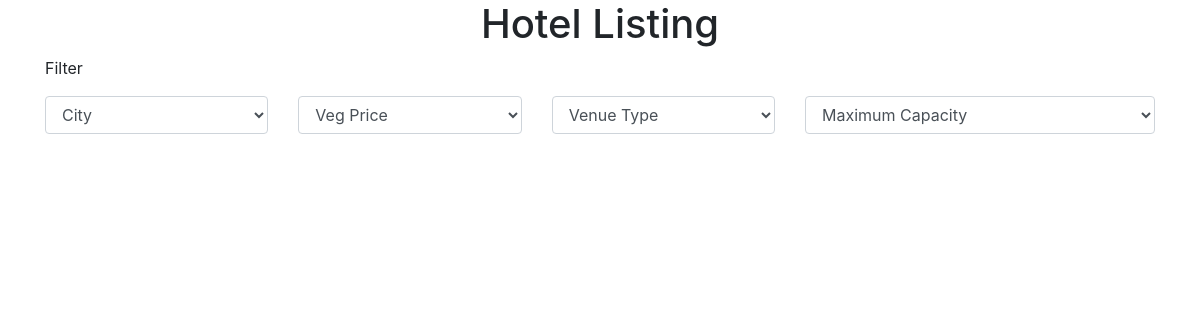
The app's page /hotels/listing/1/, older data.
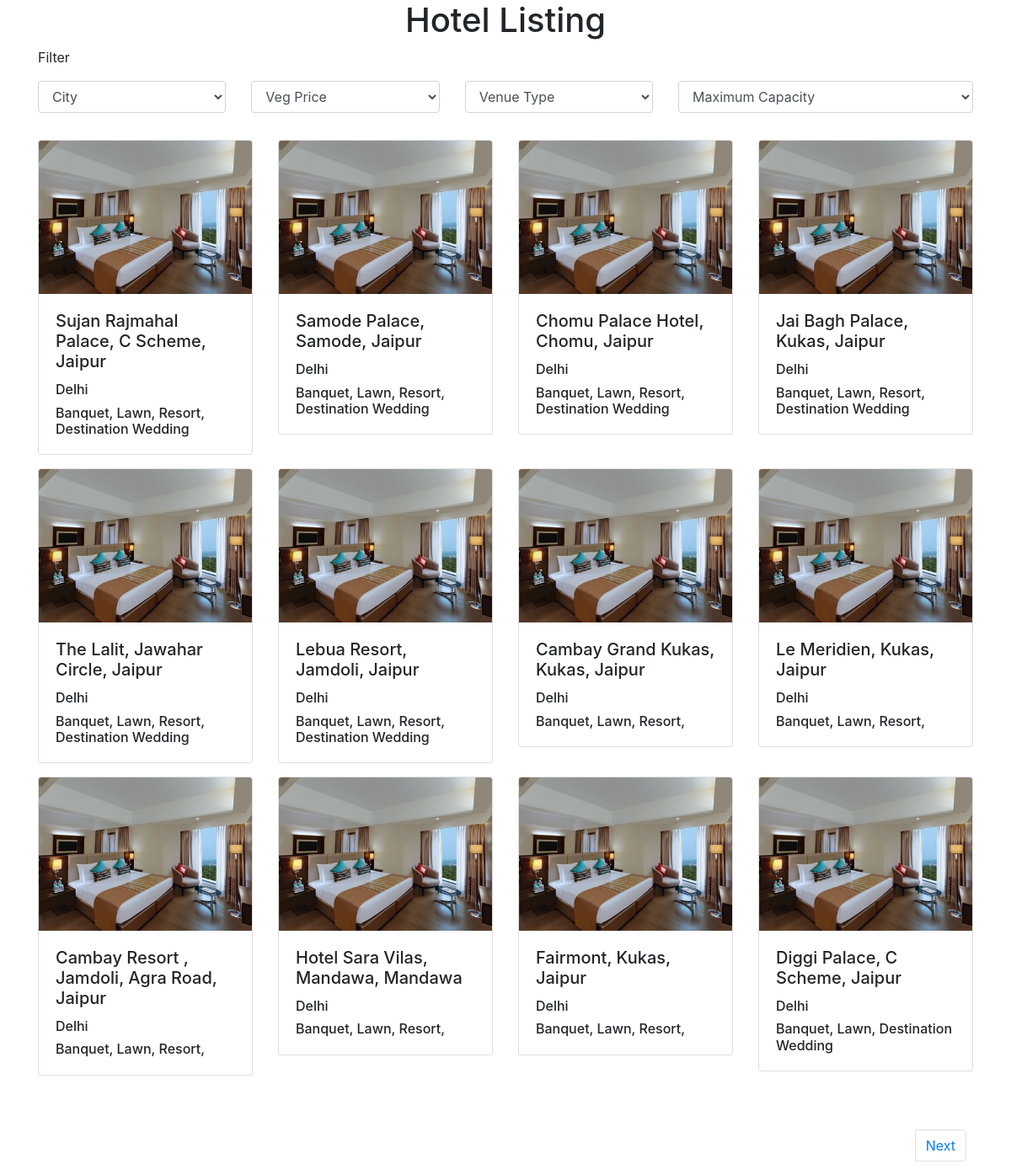
The same page, newer data.
### hotel/models.py (models this page shows)
class Vendor(models.Model):
    name = models.CharField(max_length=200)
    city = models.CharField(max_length=100)
    venue_type = models.CharField(max_length=200)
    veg_price = models.FloatField(max_length=10, default=0, null=True)
    max_capacity = models.IntegerField(default=0, null=True)

### hotel/views.py (the view)
# urls.py: path('listing/<int:page>/', views.listing, name='listing')
def listing(request, page):
    hotels = Vendor.objects.all()
    paginator = Paginator(hotels, 12)
    pageObject = paginator.get_page(page)
    return render(request, 'hotels/listing.html', {"pageObjects": pageObject})

### templates/hotels/listing.html (shortened to what this page needs)
{% extends 'base.html' %}
{% load static %}
{% block 'style' %}
    <link href={% static 'hotels/css/style.css' %} rel="stylesheet" type="text/css">
{% endblock %}
{% block 'content' %}
    <h1 class="pg_heading">Hotel Listing</h1>
    <div class="container">
        <div class="form-group pb-2">
            <label>Filter</label>
            <div class="row">
                <div class="col-sm-12 col-lg py-2">
                    <select id="inputState" class="form-control">
                        <option selected disabled>City</option>
                    </select>
                </div>
                <div class="col-sm-12 col-lg py-2">
                    <select id="inputState" class="form-control">
                        <option selected disabled>Veg Price</option>
                    </select>
                </div>
                <div class="col-sm-12 col-lg py-2">
                    <select id="inputState" class="form-control">
                        <option selected disabled>Venue Type</option>
                    </select>
                </div>
                <div class="col-sm-12 col-lg-4 py-2">
                    <select id="inputState" class="form-control">
                        <option selected disabled>Maximum Capacity</option>
                    </select>
                </div>
            </div>
        </div>
        <div class="row">
        {% for hotel in pageObjects %}
            <div class="col-sm-12 col-md-4 col-lg-3 pb-3">
                <div class="card">
                    <img src={% static 'images/hotel-temp.jpg' %} class="card-img-top" alt="...">
                    <div class="card-body">
                        <h5 class="card-title">{{ hotel.name }}</h5>
                        <h6 class="card-text">{{ hotel.city }}</h6>
                        <h6 class="card-text">{{ hotel.venue_type }}</h6>
                    </div>
                </div>
            </div>
        {% endfor %}
        </div>
        <nav aria-label="page navigation" style="float:right" class="mt-5">
            <ul class="pagination">
                <li class="page-item mx-2">
                {% if pageObjects.has_next %}
                    <a class="page-link" href="{% url 'listing' pageObjects.next_page_number %}">Next</a>
                {% endif %}
                </li>
            </ul>
        </nav>
    </div>
{% endblock %}

### templates/base.html (shortened to what this page needs)
{% load static %}
<!DOCTYPE html>
<html lang="en">
  <head>
    <link rel="stylesheet" href={% static 'css/style.css' %}>
    <link
      rel="stylesheet"
      href="https://stackpath.bootstrapcdn.com/bootstrap/4.4.1/css/bootstrap.min.css"
    />
    {% block 'style' %}{% endblock %}
  </head>
  <body>
    {% block 'content' %}{% endblock %}
  </body>
</html>

### static/hotels/css/style.css (style rules this page uses)
.pg_heading { text-align: center; }

Row changes from the older to the newer data that the page shows:
added Vendor: name "Sujan Rajmahal Palace, C Scheme, Jaipur", city "Delhi", venue_type "Banquet, Lawn, Resort, Destination Wedding"
added Vendor: name "Samode Palace, Samode, Jaipur", city "Delhi", venue_type "Banquet, Lawn, Resort, Destination Wedding"
added Vendor: name "Chomu Palace Hotel, Chomu, Jaipur", city "Delhi", venue_type "Banquet, Lawn, Resort, Destination Wedding"
added Vendor: name "Jai Bagh Palace, Kukas, Jaipur", city "Delhi", venue_type "Banquet, Lawn, Resort, Destination Wedding"
added Vendor: name "The Lalit, Jawahar Circle, Jaipur", city "Delhi", venue_type "Banquet, Lawn, Resort, Destination Wedding"
added Vendor: name "Lebua Resort, Jamdoli, Jaipur", city "Delhi", venue_type "Banquet, Lawn, Resort, Destination Wedding"
added Vendor: name "Cambay Grand Kukas, Kukas, Jaipur", city "Delhi", venue_type "Banquet, Lawn, Resort,"
added Vendor: name "Le Meridien, Kukas, Jaipur", city "Delhi", venue_type "Banquet, Lawn, Resort,"
added Vendor: name "Cambay Resort , Jamdoli, Agra Road, Jaipur", city "Delhi", venue_type "Banquet, Lawn, Resort,"
added Vendor: name "Hotel Sara Vilas, Mandawa, Mandawa", city "Delhi", venue_type "Banquet, Lawn, Resort,"
added Vendor: name "Fairmont, Kukas, Jaipur", city "Delhi", venue_type "Banquet, Lawn, Resort,"
added Vendor: name "Diggi Palace, C Scheme, Jaipur", city "Delhi", venue_type "Banquet, Lawn, Destination Wedding"
Text that changed along with them:
text now shown: "Next"
